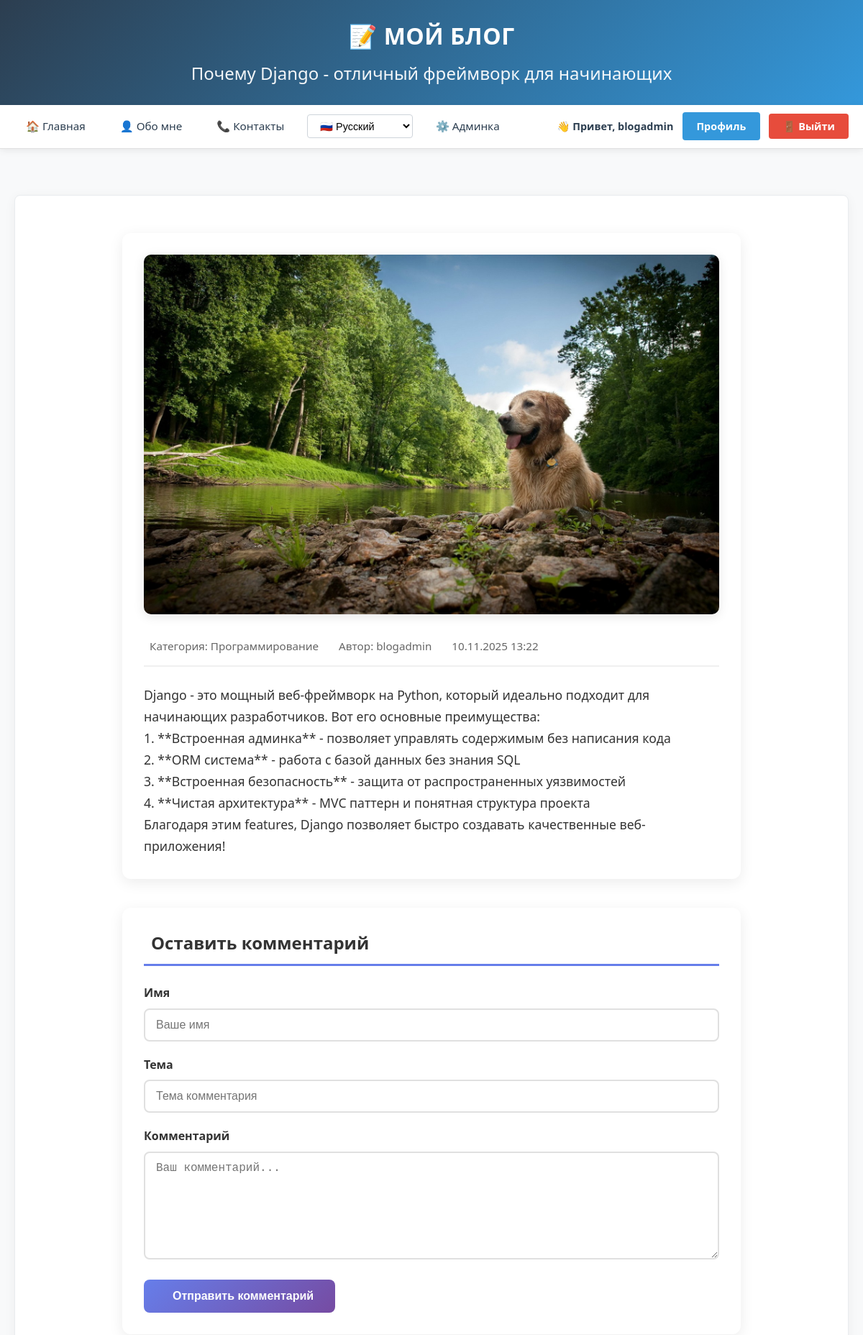
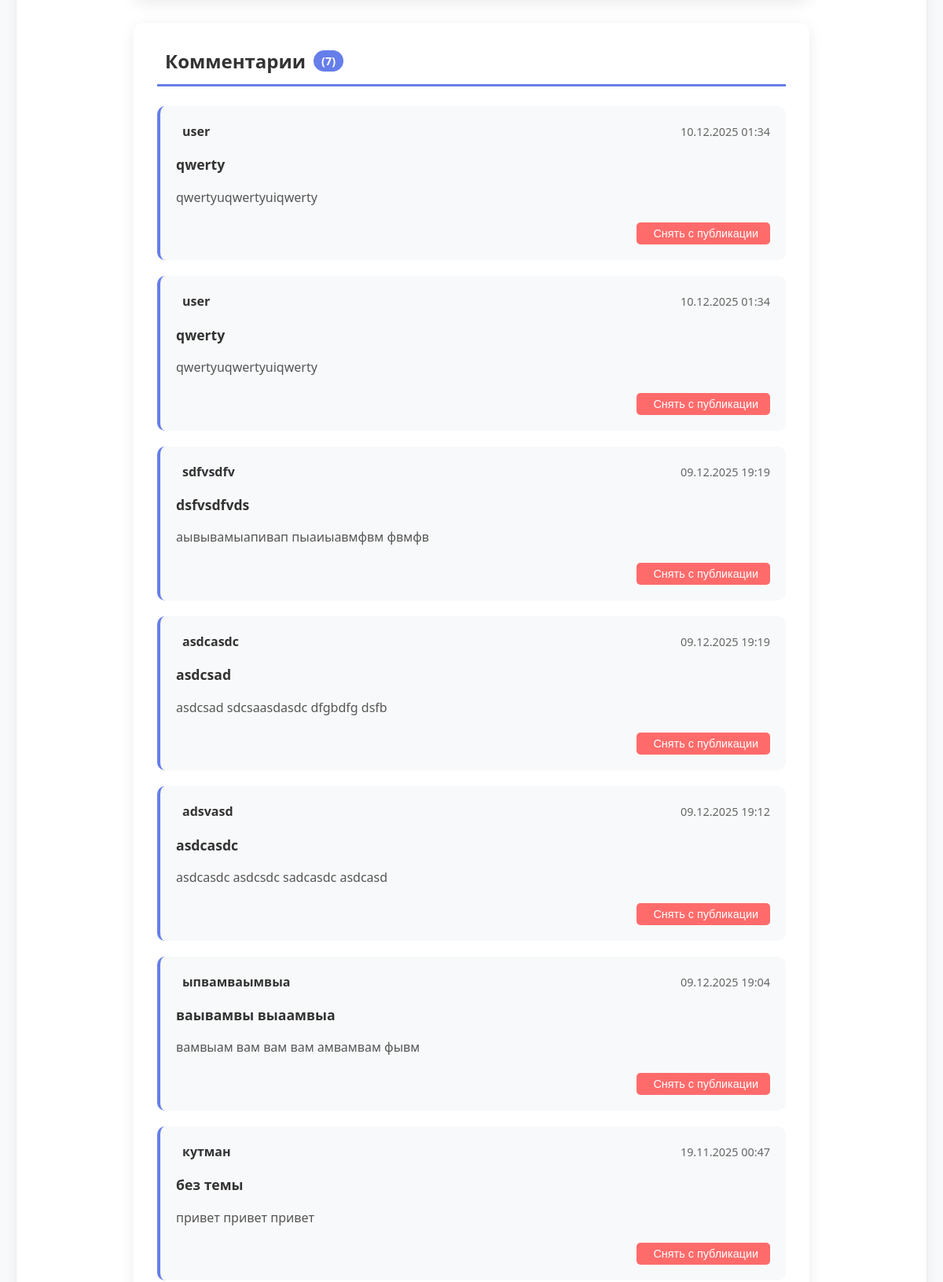
The app's page /post/1/ (signed in, upper part) with its own data (2 pictures, top to bottom).
### blog/models.py (models this page shows, shortened)
class Post(models.Model):
    title = models.CharField(max_length=200, verbose_name='Заголовок')
    content = models.TextField(verbose_name='Содержание')
    author = models.ForeignKey(User, on_delete=models.CASCADE, verbose_name='Автор')
    category = models.ForeignKey(Category, on_delete=models.SET_NULL, null=True, verbose_name='Категория')
    created_date = models.DateTimeField(default=timezone.now, verbose_name='Дата создания')
    published_date = models.DateTimeField(blank=True, null=True, verbose_name='Дата публикации')
    is_published = models.BooleanField(default=False, verbose_name='Опубликовано')
    image = models.ImageField(upload_to='blog_images/', blank=True, null=True, verbose_name='Изображение')
    views_count = models.PositiveIntegerField(default=0, verbose_name='Количество просмотров')
    class Meta:
        verbose_name = 'Пост'
        verbose_name_plural = 'Посты'

class Category(models.Model):
    name = models.CharField(max_length=100, verbose_name='Название')
    description = models.TextField(blank=True, verbose_name='Описание')
    created_date = models.DateTimeField(default=timezone.now, verbose_name='Дата создания')
    class Meta:
        verbose_name = 'Категория'
        verbose_name_plural = 'Категории'

class Comment(models.Model):
    post = models.ForeignKey(Post, on_delete=models.CASCADE, verbose_name='Пост')
    author_name = models.CharField(max_length=100, verbose_name='Имя автора')
    subject = models.CharField(max_length=200, verbose_name='Тема комментария')
    text = models.TextField(verbose_name='Текст комментария')
    created_date = models.DateTimeField(default=timezone.now, verbose_name='Дата создания')
    is_approved = models.BooleanField(default=True, verbose_name='Одобрен')
    class Meta:
        verbose_name = 'Комментарий'
        verbose_name_plural = 'Комментарии'

### blog/views.py (the view)
# urls.py: path('post/<int:post_id>/', views.post_detail, name='post_detail'),
def post_detail(request, post_id):
    post = get_object_or_404(Post, id=post_id, is_published=True)
    post.views_count += 1
    post.save(update_fields=['views_count'])
    comments = Comment.objects.filter(post=post, is_approved=True).order_by('-created_date')
    if request.method == 'POST':
        form = CommentForm(request.POST)
        if form.is_valid():
            comment = form.save(commit=False)
            comment.post = post
            if request.user.is_authenticated:
                comment.author_name = request.user.username
            comment.save()
            send_comment_email(comment, post, request)
            return redirect('post_detail', post_id=post.id)
    else:
        form = CommentForm()
    return render(request, 'blog/post_detail.html', {'post': post, 'comments': comments, 'form': form})

### blog/forms.py (shortened to what this page needs)
class CommentForm(forms.ModelForm):
    class Meta:
        model = Comment
        fields = ['author_name', 'subject', 'text']
        widgets = {
            'author_name': forms.TextInput(attrs={
                'class': 'form-control',
                'placeholder': 'Ваше имя',
                'maxlength': '100'
            }),
            'subject': forms.TextInput(attrs={
                'class': 'form-control',
                'placeholder': 'Тема комментария',
                'maxlength': '200'
            }),
            'text': forms.Textarea(attrs={
                'class': 'form-control',
                'placeholder': 'Ваш комментарий...',
                'rows': 4,
                'maxlength': '1000'
            }),
        }
        labels = {
            'author_name': 'Имя',
            'subject': 'Тема',
            'text': 'Комментарий',
        }

### blog/templates/blog/post_detail.html (shortened to what this page needs)
{% extends 'blog/base.html' %}
{% load i18n %}
{% block header %}{{ post.title }}{% endblock %}
{% block content %}
<div class="post-detail">
    <article class="post-article">
        {% if post.image %}
        <div class="post-image">
            <img src="{{ post.image.url }}" alt="{{ post.title }}" class="post-img">
        </div>
        {% endif %}
        <div class="post-meta-info">
            <span class="post-category">
                 {% trans "Категория:" %} {{ post.category.name }}
            </span>
            <span class="post-author">
                 {% trans "Автор:" %} {{ post.author }}
            </span>
            <span class="post-date">
                 {{ post.created_date|date:"d.m.Y H:i" }}
            </span>
        </div>
        <div class="post-content">
            {{ post.content|linebreaks }}
        </div>
    </article>
    <section class="comment-section">
        <div class="comment-form-container">
            <h2 class="section-title">
                 {% trans "Оставить комментарий" %}
            </h2>
            <form method="post" class="comment-form">
                <div class="form-group">
                    <label class="form-label">{{ form.author_name.label }}</label>
                    {{ form.author_name }}
                </div>
                <div class="form-group">
                    <label class="form-label">{{ form.subject.label }}</label>
                    {{ form.subject }}
                </div>
                <div class="form-group">
                    <label class="form-label">{{ form.text.label }}</label>
                    {{ form.text }}
                </div>
                <button type="submit" class="submit-button">
                     {% trans "Отправить комментарий" %}
                </button>
            </form>
        </div>
        <div class="comments-list-container">
            <h2 class="section-title">
                {% trans "Комментарии" %}
                <span class="comments-count">({{ comments.count }})</span>
            </h2>
            {% if comments %}
                {% for comment in comments %}
                <div class="comment-card {% if not comment.is_approved %}comment-pending{% endif %}">
                    <div class="comment-header">
                        <div class="comment-author">
                            <strong>{{ comment.author_name }}</strong>
                        </div>
                        <div class="comment-date">
                             {{ comment.created_date|date:"d.m.Y H:i" }}
                        </div>
                    </div>
                    <h4 class="comment-subject">{{ comment.subject }}</h4>
                    <div class="comment-text">
                        {{ comment.text|linebreaks }}
                    </div>
                    {% if user.is_authenticated and user.is_staff %}
                    <div class="comment-actions">
                        <form method="post" action="{% url 'hide_comment' comment.id %}">
                            <button type="submit" class="action-button hide-button">
                                 {% trans "Снять с публикации" %}
                            </button>
                        </form>
                    </div>
                    {% endif %}
                </div>
                {% endfor %}
            {% endif %}
        </div>
    </section>
</div>
{% endblock %}

### blog/templates/blog/base.html (shortened to what this page needs)
<!DOCTYPE html>
<html lang="ru">
<head>
    {% load i18n %}
</head>
<body>
    <header class="header">
        <div class="header-content">
            <a href="{% url 'index' %}" class="logo">📝 {% trans "МОЙ БЛОГ" %}</a>
            <h1>{% block header %}{% trans "Площадка для обмена знаниями" %}{% endblock %}</h1>
        </div>
    </header>
    <nav class="navbar">
        <div class="nav-container">
            <div class="main-nav">
                <a href="{% url 'index' %}" class="nav-link">🏠 {% trans "Главная" %}</a>
                <a href="{% url 'about' %}" class="nav-link">👤 {% trans "Обо мне" %}</a>
                <a href="{% url 'contact' %}" class="nav-link">📞 {% trans "Контакты" %}</a>
                <form action="{% url 'set_language' %}" method="post" class="language-form">
                    <select name="language" onchange="this.form.submit()" class="language-select">
                        {% get_current_language as LANGUAGE_CODE %}
                        {% get_available_languages as LANGUAGES %}
                        <option value="ru" {% if LANGUAGE_CODE == 'ru' %}selected{% endif %}>🇷🇺 {% trans "Русский" %}</option>
                    </select>
                </form>
                {% if user.is_staff %}
                <a href="/admin/" class="nav-link">⚙️ {% trans "Админка" %}</a>
                {% endif %}
            </div>
            <div class="user-nav">
                {% if user.is_authenticated %}
                    <span class="username">👋 {% trans "Привет," %} {{ user.username }}</span>
                    <a href="{% url 'profile' %}" class="btn btn-primary">{% trans "Профиль" %}</a>
                    <form method="post" action="{% url 'logout' %}">
                        <button type="submit" class="btn btn-danger">🚪 {% trans "Выйти" %}</button>
                    </form>
                {% else %}
                    <a href="{% url 'login' %}" class="btn btn-primary">🔑 {% trans "Войти" %}</a>
                    <a href="{% url 'register' %}" class="btn btn-success">📝 {% trans "Регистрация" %}</a>
                {% endif %}
            </div>
        </div>
    </nav>
    <main class="main-content">
        <div class="content-wrapper">
            {% block content %}{% endblock %}
        </div>
    </main>
</body>
</html>

### blog/templates/blog/base.html (style rules this page uses)
* { margin: 0; padding: 0; box-sizing: border-box; }
body { font-family: 'Segoe UI', Tahoma, Geneva, Verdana, sans-serif; line-height: 1.6; color: #333; background: #f8f9fa; min-height: 100vh; display: flex; flex-direction: column; }
.header { background: linear-gradient(135deg, #2c3e50 0%, #3498db 100%); color: white; padding: 1.5rem 0; box-shadow: 0 4px 12px rgba(0,0,0,0.1); }
.header-content { max-width: 1200px; margin: 0 auto; padding: 0 20px; text-align: center; }
.logo { font-size: 2rem; font-weight: 700; color: white; text-decoration: none; letter-spacing: 0.5px; margin-bottom: 0.5rem; display: inline-block; }
.header h1 { font-size: 1.5rem; font-weight: 400; opacity: 0.95; margin: 0; }
.navbar { background: white; padding: 0; box-shadow: 0 2px 10px rgba(0,0,0,0.08); border-bottom: 1px solid #e0e0e0; }
.nav-container { max-width: 1200px; margin: 0 auto; padding: 0 20px; display: flex; justify-content: space-between; align-items: center; height: 60px; }
.main-nav { display: flex; gap: 1rem; align-items: center; }
.nav-link { color: #2c3e50; text-decoration: none; font-weight: 500; padding: 0.5rem 1rem; border-radius: 4px; transition: all 0.3s; font-size: 0.95rem; }
.btn { display: inline-block; padding: 0.5rem 1.2rem; border-radius: 4px; text-decoration: none; font-weight: 600; border: none; cursor: pointer; transition: all 0.3s; font-size: 0.9rem; text-align: center; font-family: inherit; }
.btn-primary { background: #3498db; color: white; }
.btn-danger { background: #e74c3c; color: white; }
.user-nav { display: flex; align-items: center; gap: 0.8rem; }
.username { color: #2c3e50; font-weight: 600; font-size: 0.9rem; }
.main-content { flex: 1; max-width: 1200px; margin: 2rem auto; padding: 0 20px; width: 100%; }
.content-wrapper { background: white; padding: 2rem; border-radius: 8px; box-shadow: 0 3px 15px rgba(0,0,0,0.05); border: 1px solid #e9ecef; }
.language-form { display: inline-block; margin: 0; }
.language-select { padding: 0.4rem 0.8rem; border: 1px solid #ced4da; border-radius: 4px; background: white; font-size: 0.9rem; cursor: pointer; transition: all 0.3s; }

### records on screen
Post: title "Почему Django - отличный фреймворк для начинающих", image (picture), category.name "Программирование", author "blogadmin", created_date "10.11.2025 13:22", content "Django - это мощный веб-фреймворк на Python, который идеально подходит для начинающих разработчиков. Вот его основные преимущества: 1. **Встроенная админка** - позволяет управлять содержимым без написания кода 2. **ORM система** - работа с базой данных без знания SQL 3. **Встроенная безопасность** - защита от распространенных уязвимостей 4. **Чистая архитектура** - MVC паттерн и понятная структура проекта Благодаря этим features, Django позволяет быстро создавать качественные веб-приложения!"
Comment: author_name "user", created_date "10.12.2025 01:34", subject "qwerty", text "qwertyuqwertyuiqwerty"
Comment: author_name "user", created_date "10.12.2025 01:34", subject "qwerty", text "qwertyuqwertyuiqwerty"
Comment: author_name "sdfvsdfv", created_date "09.12.2025 19:19", subject "dsfvsdfvds", text "аывывамыапивап пыаиыавмфвм фвмфв"
Comment: author_name "asdcasdc", created_date "09.12.2025 19:19", subject "asdcsad", text "asdcsad sdcsaasdasdc dfgbdfg dsfb"
Comment: author_name "adsvasd", created_date "09.12.2025 19:12", subject "asdcasdc", text "asdcasdc asdcsdc sadcasdc asdcasd"
Comment: author_name "ыпвамваымвыа", created_date "09.12.2025 19:04", subject "ваывамвы выаамвыа", text "вамвыам вам вам вам амвамвам фывм"
Comment: author_name "кутман", created_date "19.11.2025 00:47", subject "без темы", text "привет привет привет"

### other values on screen
{{ user.username }} "blogadmin"
{{ comments.count }} "7"
